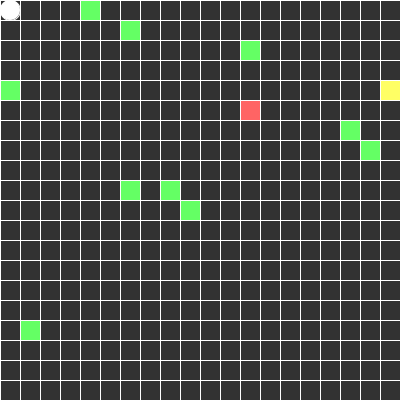
Frame 1 (no input)
Frame 60 (the mouse pressed at the canvas centre just before this capture): identical to frame 1, image omitted
Frame 120 (the mouse held since frame 60 and released just before this capture): identical to frame 1, image omitted

The Processing sketch that drew this single still picture (run headless with seeded random() and noise(); from frame 60 on, the mouse is pressed at the canvas centre):

// Processing sketch: processing_127366
// ── processing_127366.pde

ArrayList<SnakePart> snake = new ArrayList<SnakePart>();
char direction;
SnakeFood food;
SnakeImmunity immunity;
SnakePoison[] poison = new SnakePoison[10];
int GRIDSIZE = 20;
int t = 50;
boolean immune = false;

void setup() {
  size(400, 400);
  snake.add(new SnakePart(0, 0));
  food = new SnakeFood();
  immunity = new SnakeImmunity();
  for (int i = 0; i < poison.length; i++) {
    poison[i] = new SnakePoison();
  }
  frameRate(8);
}

void draw() {

  drawGrid();
  food.display();
  immunity.display();
  for (int i = 0; i < poison.length; i++) {
    poison[i].display();
  }
  drawSnake();

  moveSnakeBody();
  moveSnakeHead();

  immunityTimer();

  checkGameOver();
  checkForFoodCollision();
  checkForPoisonCollision();
  checkForImmunityCollision();
}

void moveSnakeHead() {
  SnakePart head = snake.get(0);
  switch(direction) {
  case 'n':
    head.y -= GRIDSIZE;
    break;
  case 's':
    head.y += GRIDSIZE;
    break;
  case 'e':
    head.x += GRIDSIZE;
    break;
  case 'w':  
    head.x -= GRIDSIZE;
    break;
  }
}


void checkForFoodCollision() {
  SnakePart head = snake.get(0);
  if (head.x == food.x && head.y == food.y) {
    // add a new segment to the snake
    snake.add(new SnakePart(head.x, head.y));
    // reset the position of the food by creating a new object
    food = new SnakeFood();
  }
}

void checkForPoisonCollision() {
  for (int i = 0; i < poison.length; i++) {
    SnakePart head = snake.get(0);
    if (head.x == poison[i].x && head.y == poison[i].y && snake.size() > 1 && immune == false) {
      poison[i] = new SnakePoison();
      snake.remove(snake.size()-1);
      break;
    }
    else if (head.x == poison[i].x && head.y == poison[i].y && immune == false) {
      textAlign(CENTER);
      text("GAME OVER!", width/2, height/2);
      noLoop();
      break;
    }
  }
}

void checkForImmunityCollision() {
  SnakePart head = snake.get(0);
  if (head.x == immunity.x && head.y == immunity.y) {
    immune = true;
    immunity = new SnakeImmunity();
  }
}

void checkGameOver() {
  SnakePart head = snake.get(0);
  for (int i = 1; i < snake.size(); i++) {
    SnakePart sp = snake.get(i);
    if (head.x == sp.x && head.y == sp.y) {
      textAlign(CENTER);
      text("GAME OVER!", width/2, height/2);
      noLoop();
      break;
    }
  }
 if (head.x < 0) head.x += width;
  else if (head.x > width) head.x -= width;
  else if (head.y > height) head.y -= height;
  else if (head.y < 0)head.y += height;
}


void drawSnake() {
  for (int i = 0; i < snake.size();i++) {
    SnakePart sp = snake.get(i);
    sp.display();
  }
}

void drawGrid() {
  background(50);
  stroke(255);
  for (int x =0; x < width; x+=GRIDSIZE) {
    line(x, 0, x, height);
  }
  for (int y =0; y < height; y+=GRIDSIZE) {
    line(0, y, width, y);
  }
}


void keyPressed() {
  SnakePart head = snake.get(0);
  if (key == 'a' || key == 'A')direction = 'w';
  if (key == 'd' || key == 'D')direction = 'e';
  if (key == 'w' || key == 'W')direction = 'n';
  if (key == 's' || key == 'S')direction = 's';
}

void moveSnakeBody() {
  for (int i = snake.size()-1; i > 0; i--) {
    SnakePart spBack = snake.get(i);
    SnakePart spFront = snake.get(i-1);
    spBack.x = spFront.x;
    spBack.y = spFront.y;
  }
}

void immunityTimer() {
  if (immune == true) {
    for (int i = 0; i < snake.size(); i++) {
      SnakePart all = snake.get(i);
      all.c = color(255, 255, 100);
    }
    if (t < 1)immune = false;
    else {
      t--;
    }
  } 
  else if (immune == false) {
    t = 50;
    for (int i = 0; i < snake.size(); i++) {
      SnakePart all = snake.get(i);
      all.c = color(255);
    }
  }
}

class SnakeFood{
   
  int x,y;
   
  SnakeFood(){
    x = int(random(width/GRIDSIZE))*GRIDSIZE;
    y = int(random(height/GRIDSIZE))*GRIDSIZE;
  }
   
  void display(){
    fill(255,100,100);
    rect(x,y,GRIDSIZE,GRIDSIZE);  
  }
}

class SnakeImmunity{
   
  int x,y;
   
  SnakeImmunity(){
    x = int(random(width/GRIDSIZE))*GRIDSIZE;
    y = int(random(height/GRIDSIZE))*GRIDSIZE;
  }
   
  void display(){
    fill(255,255,100);
    rect(x,y,GRIDSIZE,GRIDSIZE);  
  }
}

class SnakePart{
   
  int x,y;
  color c;
   
  SnakePart(int newX, int newY){
    x = newX;
    y = newY;
    c = color(255);
  }
   
  void display(){
    fill(c);
    ellipseMode(CORNER);
    ellipse(x,y,GRIDSIZE,GRIDSIZE);  
  }
}

class SnakePoison{
   
  int x,y;
   
  SnakePoison(){
    x = int(random(width/GRIDSIZE))*GRIDSIZE;
    y = int(random(height/GRIDSIZE))*GRIDSIZE;
  }
   
  void display(){
    fill(100,255,100);
    rect(x,y,GRIDSIZE,GRIDSIZE);  
  }
}
